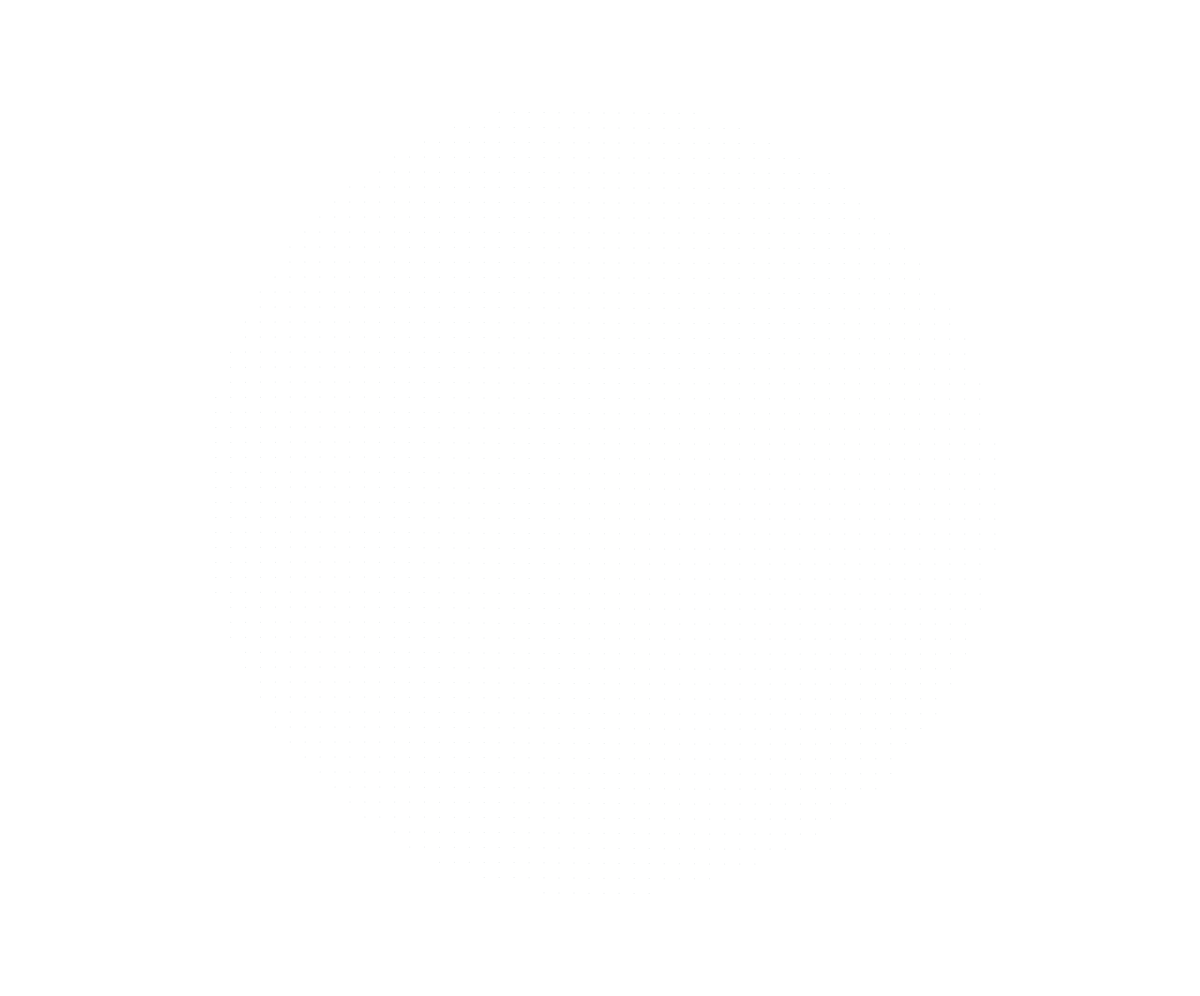
Frame 1 (no input)
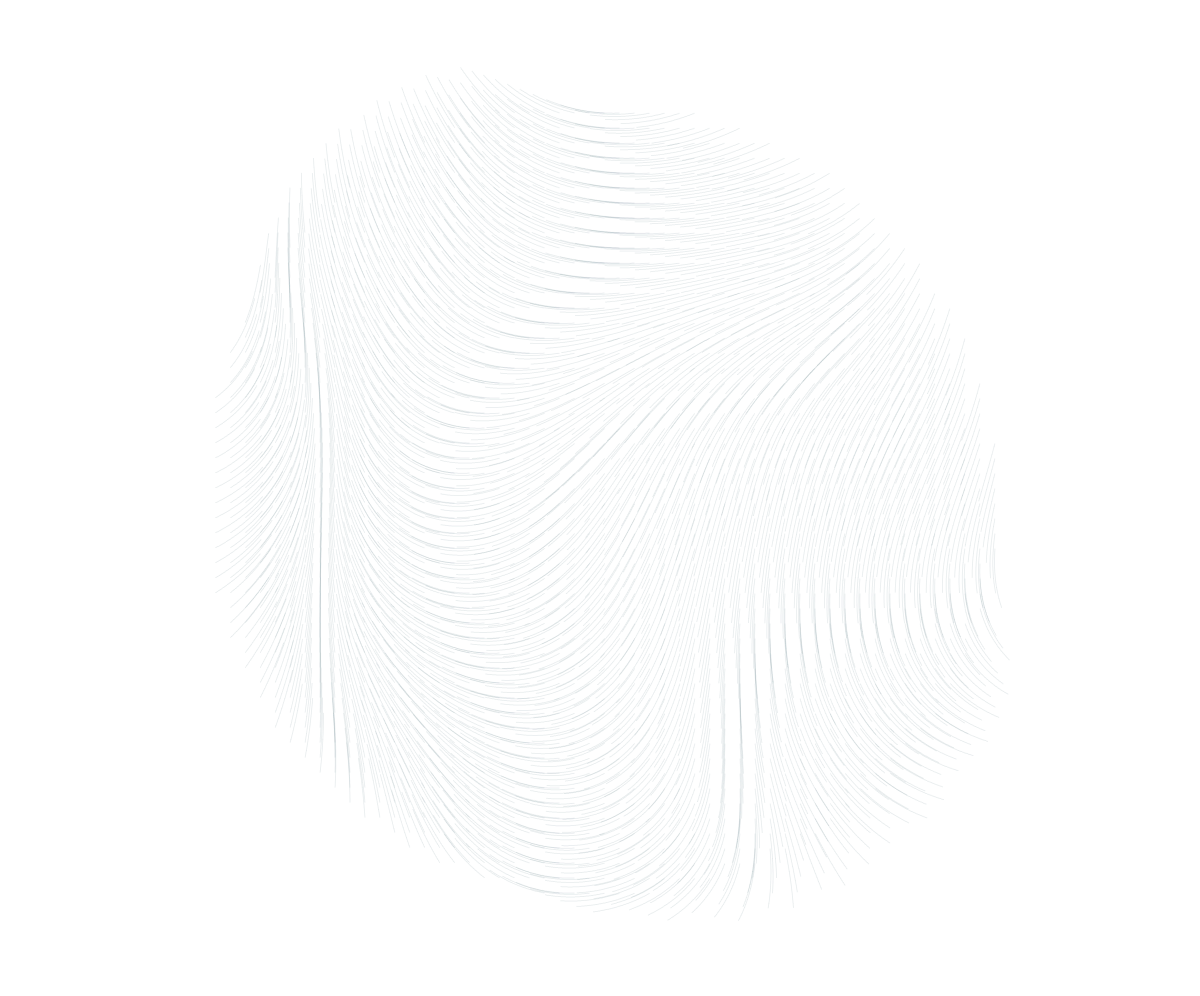
Frame 60 (no input)
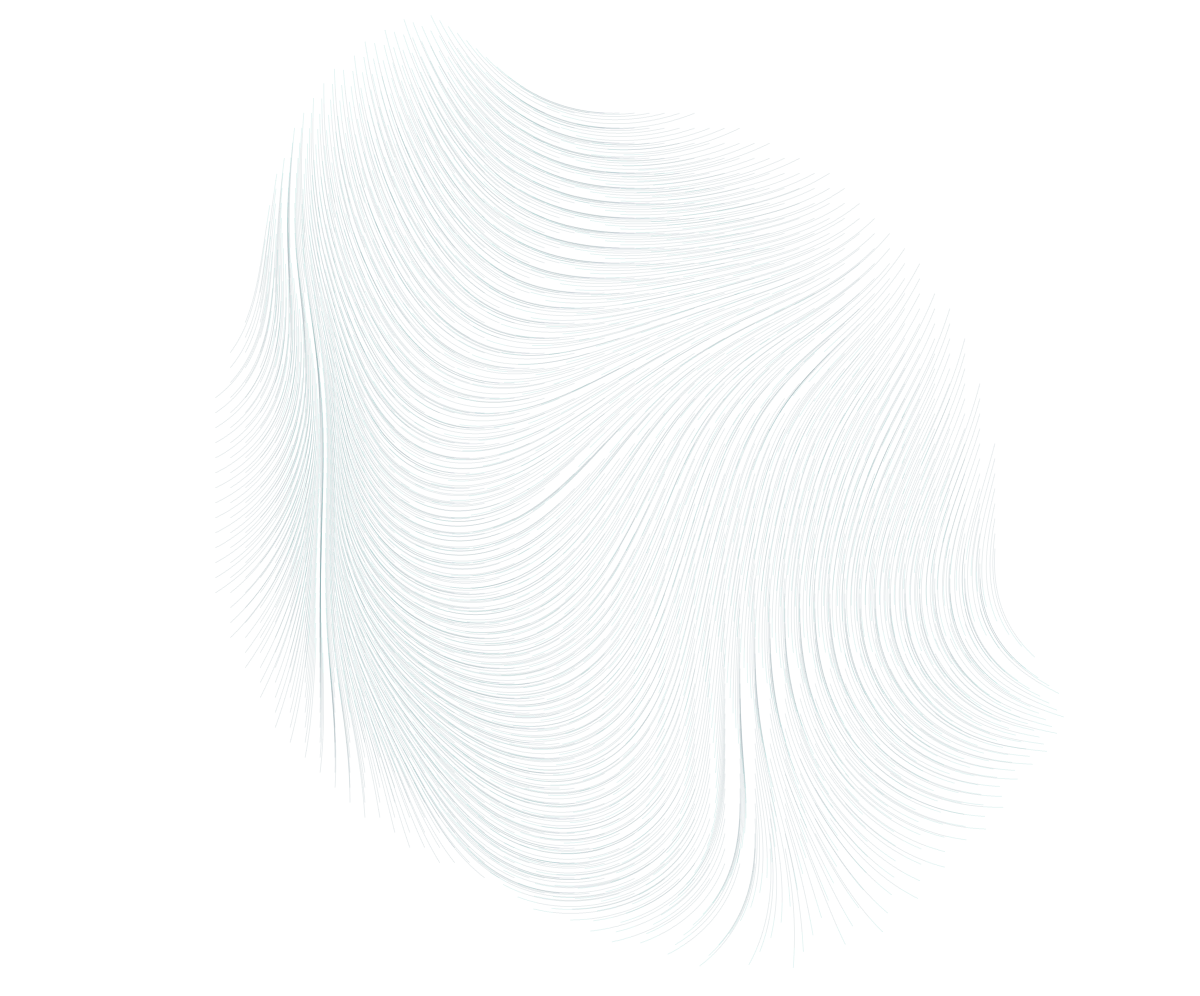
Frame 120 (the mouse pressed at the canvas centre since frame 60)

The p5.js sketch that drew these frames (run headless with seeded random() and noise() and a simulated clock; from frame 60 on, the mouse is pressed at the canvas centre):

// p5.js sketch
// ── sketch.js
var num;
var agents = [];
var col = [];
var fieldIntensity = 20,
  noiseScale = 2000,
  radius = 400,
  stepSize = 1;
var showText = true;
var a = .15,
  bg = 255,
  c = 0;

function setup() {
  createCanvas(windowWidth, windowHeight-4);
  background(bg);
  num = 1000;
  createStuff();
  initColors(a);
}

function draw() {
  for (var i = 0; i < agents.length; i++) {
    agents[i].update();
    agents[i].paint();
  }
  if (frameCount % 100 === 0) c++;
  noStroke();
  fill(255, 200);
  textAlign(RIGHT);
}

var createStuff = function() {
  agents = [];
  var step = 15;
  for (var x = width /2 - radius; x < width / 2 + radius; x += step) {
    for (var y = height / 2 - radius; y < height / 2 + radius; y += step) {
      var distance = dist(x, y, width / 2, height /2);
      if (distance < radius ) {
        agents.push(new Agent(createVector(x,y)));
      }
    }
  }
}


var Agent = function(position) {
  this.angle = random(TWO_PI);
  this.stepSize = stepSize;
  this.position = position;
  this.outside = false;

  this.update = function() {
    this.angle = noise(this.position.x / noiseScale, this.position.y / noiseScale) * fieldIntensity;
    this.position.x += cos(this.angle) * this.stepSize;
    this.position.y += sin(this.angle) * this.stepSize;
  }

  this.paint = function() {
    fill(col[c % col.length]);
    noStroke();
    ellipse(this.position.x, this.position.y, this.stepSize, this.stepSize);
  }
}

function init() {
  background(bg);
  noSmooth(random(9999));
  c = 0;
  showText = true;
  initColors(a);
  createStuff(col);
}

function initColors(alphaValue) {
  col = [color('rgba(84,121, 128,' + alphaValue + ')'), color('rgba(69,173, 168,' + alphaValue + ')'), color('rgba(157,224,173,' + alphaValue + ')'), color('rgba(229,252,194,' + alphaValue + ')')];
}
